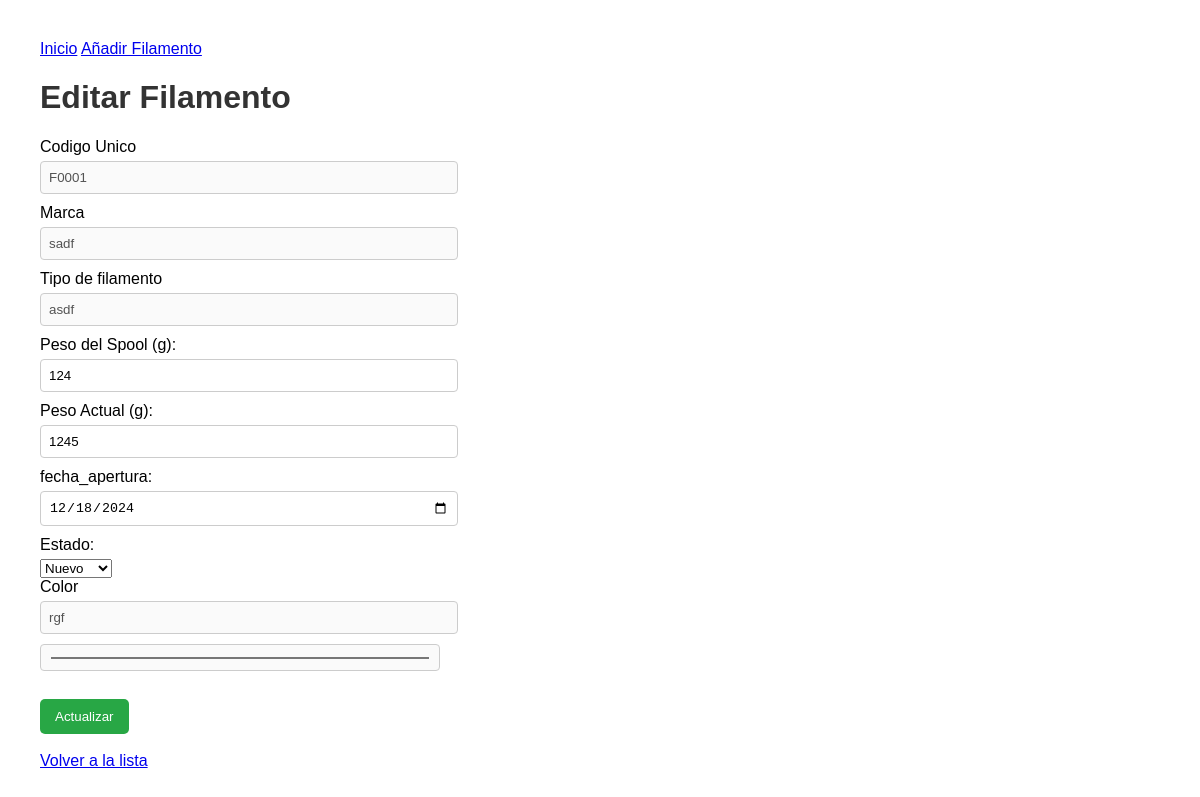
Page /edit/1 on the earlier database version.
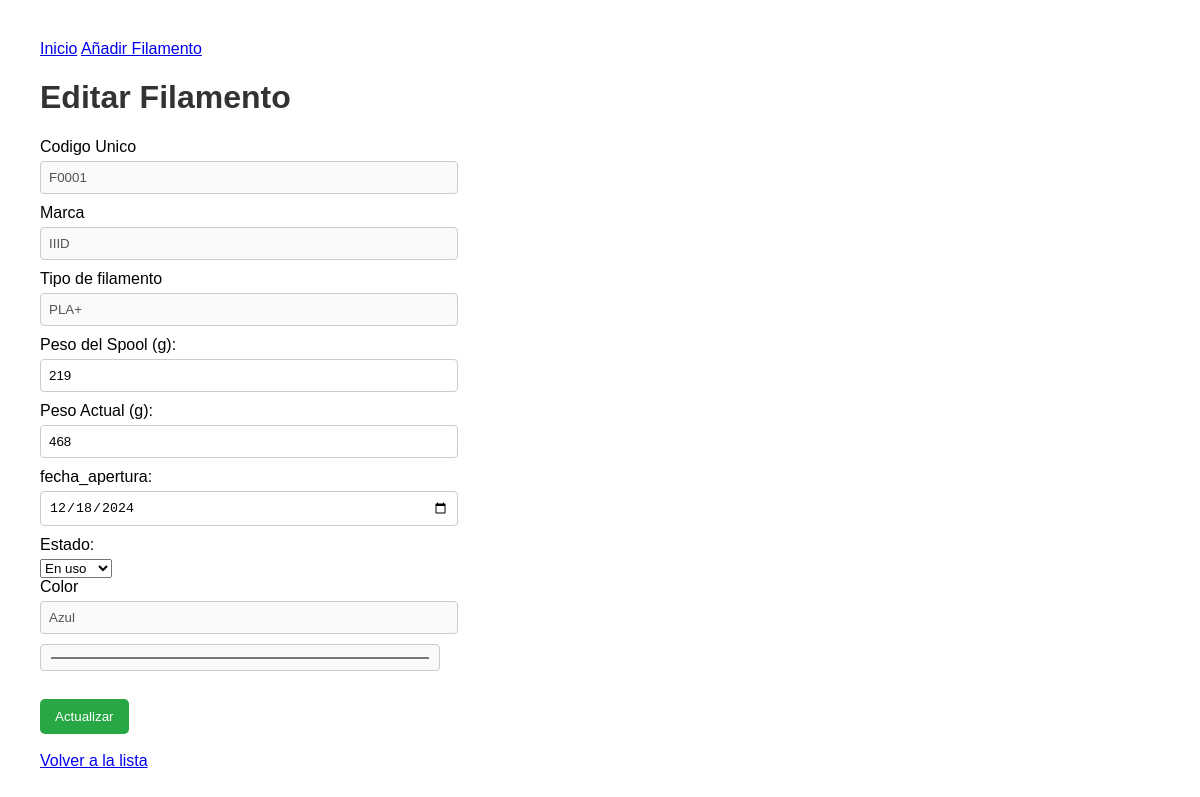
Same page on the later database version.
### app.py (models this page shows)
class Filamento(db.Model):
    __tablename__ = 'filamentos'
    id = db.Column(db.Integer, primary_key=True)
    marca_id = db.Column(db.Integer, db.ForeignKey('marcas.id'), nullable=False)
    tipo_id = db.Column(db.Integer, db.ForeignKey('tipos.id'), nullable=False)
    color_id = db.Column(db.Integer, db.ForeignKey('colores.id'), nullable=False)
    codigo_unico = db.Column(db.String(20), unique=True, nullable=False)
    marca = db.relationship('Marca', backref='filamentos')
    tipo = db.relationship('Tipo', backref='filamentos')
    color = db.relationship('Color', backref='filamentos')
    peso_spool = db.Column(db.Integer)
    peso_actual = db.Column(db.Integer)
    fecha_apertura = db.Column(db.Date, default=date.today, nullable=False)
    estado = db.Column(Enum('Nuevo', 'En uso', 'Agotado', name='estado_enum'), default='Nuevo', nullable=False)

class Marca(db.Model):
    __tablename__ = 'marcas'
    id = db.Column(db.Integer, primary_key=True)
    nombre = db.Column(db.String(50), unique=True, nullable=False)

class Tipo(db.Model):
    __tablename__ = 'tipos'
    id = db.Column(db.Integer, primary_key=True)
    nombre = db.Column(db.String(50), unique=True, nullable=False)

class Color(db.Model):
    __tablename__ = 'colores'
    id = db.Column(db.Integer, primary_key=True)
    nombre = db.Column(db.String(100), unique=True, nullable=False)  # Nombre del color
    hex_color = db.Column(db.String(7), unique=True, nullable=False)  # Valor hexadecimal (ej. #FF5733)

### app.py (the view, shortened to what this page needs)
@app.route('/edit/<int:id>', methods=['GET', 'POST'])
def edit_filamento(id):
    filamento = db.session.get(Filamento, id)
    marcas = Marca.query.all()
    tipos = Tipo.query.all()
    colores = Color.query.all()
    if not filamento:
        return redirect(url_for('index'))
    return render_template('edit.html', filamento=filamento, marcas=marcas, tipos=tipos, colores=colores)

### templates/edit.html (shortened to what this page needs)
{% extends 'base.html' %}
{% block content %}
<h1>Editar Filamento</h1>
<form method="POST">
    <label>Codigo Unico</label>
    <input type="text" name="codigo_unico" value="{{ filamento.codigo_unico }}" disabled>
    <label>Marca</label>
    <input type="text" name="marca" value="{{ filamento.marca.nombre }}" disabled>
    <label>Tipo de filamento</label>
    <input type="text" name="tipo" value="{{ filamento.tipo.nombre }}" disabled>
    <label>Peso del Spool (g):</label>
    <input type="number" name="peso_spool" step="1" value="{{filamento.peso_spool}}" required>
    <label>Peso Actual (g):</label>
    <input type="number" name="peso_actual" step="1" value="{{filamento.peso_actual}}" required>
    <label>fecha_apertura:</label>
    <input type="date" name="fecha_apertura" value="{{filamento.fecha_apertura}}">
    <label>Estado:</label>
    <select name="estado" required>
      <option value="Nuevo" {% if filamento.estado == 'Nuevo' %}selected{% endif %}>Nuevo</option>
      <option value="En uso" {% if filamento.estado == 'En uso' %}selected{% endif %}>En uso</option>
    </select>
    <label>Color</label>
    <input type="text" name="color_name" value="{{filamento.color.nombre}}" disabled>
    <input type="color" name="color" value="{{filamento.color.hex_color}}" disabled>
    <br>
    <br>
    <button type="submit">Actualizar</button>
    <br>
    <br>
    <a href="/">Volver a la lista</a>
</form>
{% endblock %}

### templates/base.html (shortened to what this page needs)
<!DOCTYPE html>
<html lang="en">
<head>
    <link rel="stylesheet" href="/static/styles.css">
</head>
<body>
    <nav>
        <a href="{{ url_for('index') }}">Inicio</a>
        <a href="{{ url_for('add_filamento') }}">Añadir Filamento</a>
    </nav>
    <div class="content">
        {% block content %}{% endblock %}
    </div>
</body>
</html>

### static/styles.css (style rules this page uses)
body { font-family: Arial, sans-serif; margin: 20px; padding: 20px; }
h1 { color: #333; }
form { max-width: 400px; margin-bottom: 20px; }
form label { display: block; margin-bottom: 5px; }
form input { width: 100%; padding: 8px; margin-bottom: 10px; border: 1px solid #ccc; border-radius: 4px; }
form button { background-color: #28a745; color: white; padding: 10px 15px; border: none; border-radius: 5px; cursor: pointer; }

Differences in the rows shown:
no longer on this page (row edited): Marca: marca "sadf"
no longer on this page (row edited): Tipo: tipo "asdf"
no longer on this page (row edited): Color: color_name "rgf", color "#b5835a"
changed Filamento: peso_spool "124" → "219"; peso_actual "1245" → "468"; estado "Nuevo" → "En uso"
added Marca: marca "IIID"
added Tipo: tipo "PLA+"
added Color: color_name "Azul", color "#0643d5"
